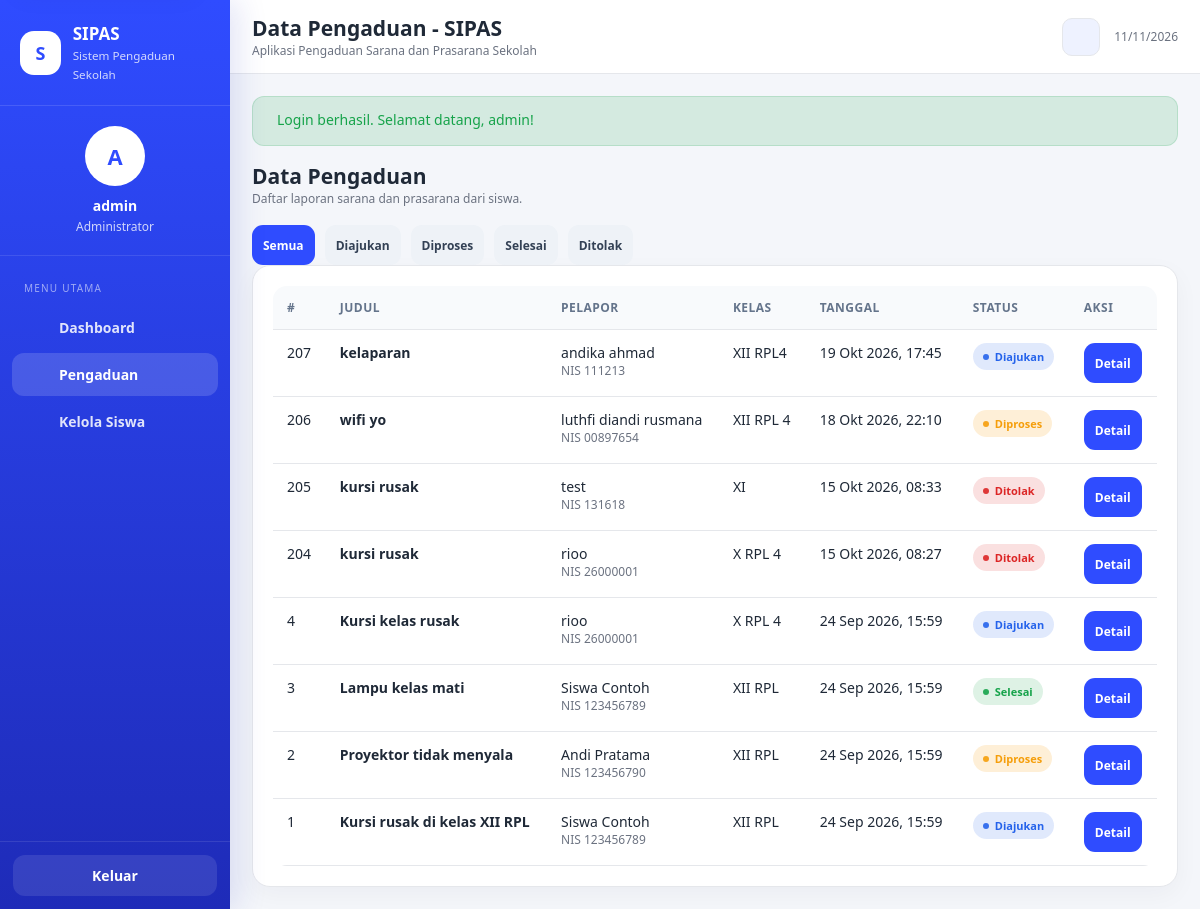
/index.php?page=admin-pengaduan (signed in), run on an earlier commit of the app's database.
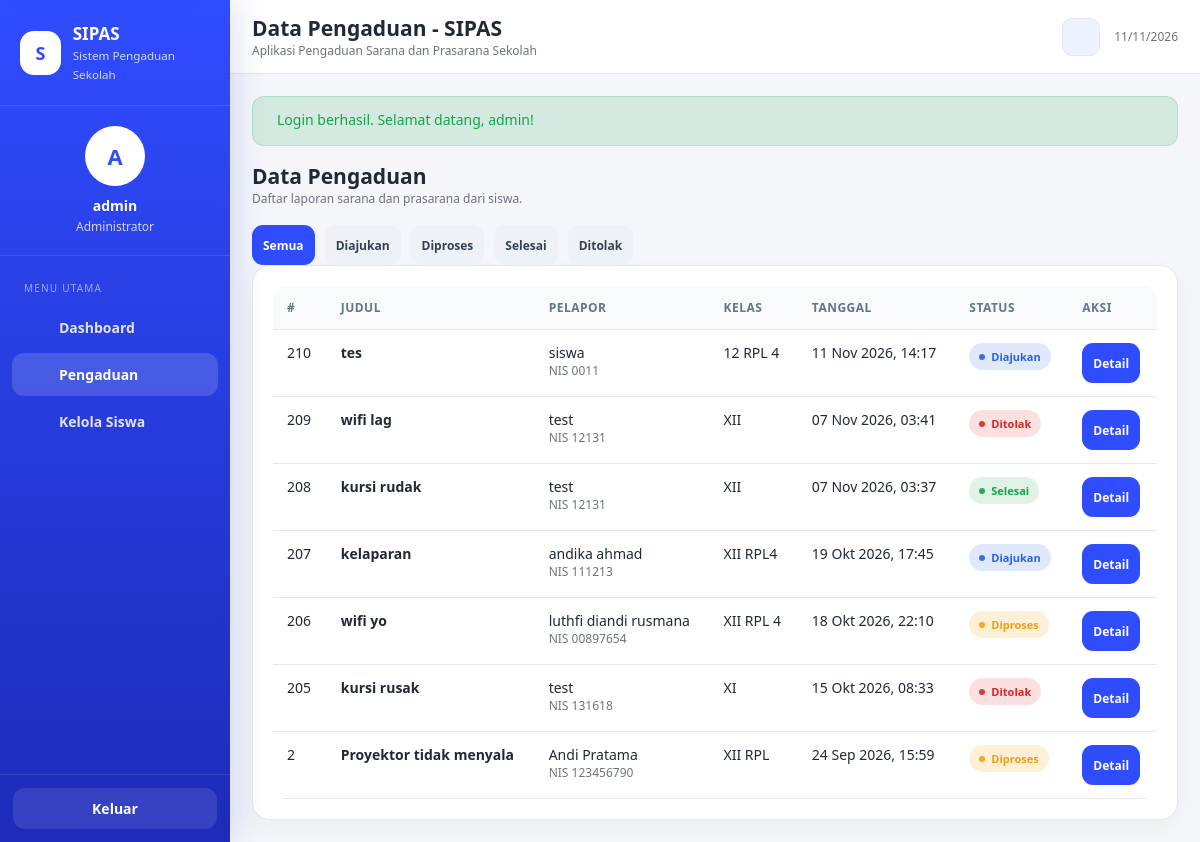
And on a later commit of the database.
### tables this page shows
CREATE TABLE `pengaduan` (
  `id_pengaduan` int(10) UNSIGNED NOT NULL,
  `id_siswa` int(10) UNSIGNED NOT NULL,
  `judul_pengaduan` varchar(150) NOT NULL,
  `isi_pengaduan` text NOT NULL,
  `foto_bukti` varchar(255) DEFAULT NULL,
  `tanggal_pengaduan` datetime NOT NULL DEFAULT current_timestamp(),
  `status` enum('Diajukan','Diproses','Selesai','Ditolak') NOT NULL DEFAULT 'Diajukan'
);

CREATE TABLE `siswa` (
  `id_siswa` int(10) UNSIGNED NOT NULL,
  `id_user` int(10) UNSIGNED NOT NULL,
  `nis` varchar(20) NOT NULL,
  `nama_siswa` varchar(100) NOT NULL,
  `kelas` varchar(30) NOT NULL
);

### controllers/PengaduanController.php (called while the page is built, shortened)
<?php
class PengaduanController
{
    private $pengaduan;
    public function __construct($db)
    {
        $this->pengaduan = new PengaduanModel($db);
    }
    public function adminIndex() {
        $allowed = ['Diajukan','Diproses','Selesai','Ditolak'];
        $status = (isset($_GET['status']) ? $_GET['status'] : '');
        if (!in_array($status, $allowed, true)) $status = '';
        view('admin/pengaduan', [
            'list' => $this->pengaduan->findAll($status),
            'status' => $status
        ]);
    }
}

### models/PengaduanModel.php (called while the page is built, shortened)
<?php
class PengaduanModel
{
    private $db;
    public function __construct($db)
    {
        $this->db = $db;
    }
    public function findAll($status = '') {
        $stmt = $this->db->query('SELECT p.*, s.nis, s.nama_siswa, s.kelas FROM pengaduan p INNER JOIN siswa s ON s.id_siswa = p.id_siswa ORDER BY p.tanggal_pengaduan DESC, p.id_pengaduan DESC');
        return $stmt->fetchAll();
    }
}

### views/admin/pengaduan.php (the view)
<?php
$title='Data Pengaduan - SIPAS'; $menu='pengaduan'; require __DIR__ . '/../layout/header.php'; ?>
<div class="page-actions">
    <div><h2>Data Pengaduan</h2><div class="small muted">Daftar laporan sarana dan prasarana dari siswa.</div></div>
</div>
<div class="toolbar filter-toolbar" aria-label="Filter status pengaduan">
    <a class="btn <?= $status === '' ? 'btn-primary' : 'btn-secondary' ?> btn-sm" href="index.php?page=admin-pengaduan">Semua</a>
    <?php   foreach(['Diajukan','Diproses','Selesai','Ditolak'] as $st): ?>
        <a class="btn <?= $status===$st ? 'btn-primary' : 'btn-secondary' ?> btn-sm" href="index.php?page=admin-pengaduan&status=<?= urlencode($st) ?>"><?= e($st) ?></a>
    <?php endforeach; ?>
</div>
<div class="card">
    <div class="card-body">
        <?php if (empty($list)): ?>
            <div class="empty-state">
                <div class="empty-state-icon"><?= uiIcon('report') ?></div>
                <h3>Tidak ada pengaduan</h3>
                <p><?= $status !== '' ? 'Belum ada pengaduan dengan status ini.' : 'Belum ada pengaduan yang tercatat di sistem.' ?></p>
                <?php if ($status !== ''): ?><a class="btn btn-secondary" href="index.php?page=admin-pengaduan">Tampilkan Semua</a><?php endif; ?>
            </div>
        <?php else: ?>
            <div class="table-wrap">
                <table class="table">
                    <thead><tr><th>#</th><th>Judul</th><th>Pelapor</th><th>Kelas</th><th>Tanggal</th><th>Status</th><th>Aksi</th></tr></thead>
                    <tbody>
                    <?php foreach($list as $item): ?>
                        <tr>
                            <td><?= (int)$item['id_pengaduan'] ?></td>
                            <td><strong><?= e($item['judul_pengaduan']) ?></strong></td>
                            <td><?= e($item['nama_siswa']) ?><div class="small muted">NIS <?= e($item['nis']) ?></div></td>
                            <td><?= e($item['kelas']) ?></td>
                            <td><?= e(formatTanggal($item['tanggal_pengaduan'])) ?></td>
                            <td><?= statusBadge($item['status']) ?></td>
                            <td><a class="btn btn-primary btn-sm" href="index.php?page=admin-detail&id=<?= (int)$item['id_pengaduan'] ?>">Detail</a></td>
                        </tr>
                    <?php endforeach; ?>
                    </tbody>
                </table>
            </div>
        <?php endif; ?>
    </div>
</div>
<?php require __DIR__ . '/../layout/footer.php'; ?>

### index.php (shortened to what this page needs)
<?php
require_once __DIR__ . '/helpers.php';
require_once __DIR__ . '/models/PengaduanModel.php';
require_once __DIR__ . '/controllers/PengaduanController.php';
$page = isset($_GET['page']) ? $_GET['page'] : (isset($_SESSION['id_user']) ? 'dashboard' : 'login');
$db = (new Database())->getConnection();
switch ($page) {
    case 'admin-pengaduan':
        (new PengaduanController($db))->adminIndex();
        break;
}

### views/layout/header.php (shortened to what this page needs)
<?php
$flash = flash();
$role = isset($_SESSION['role']) ? $_SESSION['role'] : null;
$name = isset($_SESSION['nama_siswa']) ? $_SESSION['nama_siswa'] : (isset($_SESSION['username']) ? $_SESSION['username'] : 'Pengguna');
$isAdmin = $role === 'admin';
$menu = isset($menu) ? $menu : '';
$title = isset($title) ? $title : 'SIPAS';
$flashClassMap = [
    'success' => 'alert-success',
    'danger' => 'alert-error',
    'error' => 'alert-error',
    'warning' => 'alert-warning',
    'info' => 'alert-info'
];
$flashClass = $flash ? (isset($flashClassMap[$flash['type']]) ? $flashClassMap[$flash['type']] : 'alert-info') : '';
?>
<!doctype html>
<html lang="id">
<head>
    <link rel="stylesheet" href="assets/style.css">
</head>
<body>
<?php if ($role): ?>
<div class="app">
    <aside class="sidebar" id="sipas-sidebar" aria-label="Navigasi utama">
        <div class="brand">
            <div class="brand-icon" aria-hidden="true">S</div>
            <div class="brand-copy">
                <strong>SIPAS</strong>
                <small>Sistem Pengaduan Sekolah</small>
            </div>
        </div>
        <div class="profile">
            <div class="avatar" aria-hidden="true"><?= e(strtoupper(substr($name, 0, 1))) ?></div>
            <div class="name"><?= e($name) ?></div>
            <div class="role"><?= $isAdmin ? 'Administrator' : 'Siswa' ?></div>
        </div>
        <nav class="nav">
            <div class="nav-title">Menu Utama</div>
            <a class="<?= $menu === 'dashboard' ? 'active' : '' ?>" href="index.php?page=dashboard" <?= $menu === 'dashboard' ? 'aria-current="page"' : '' ?>>
                <span class="ico"><?= uiIcon('home') ?></span><span>Dashboard</span>
            </a>
            <?php if ($isAdmin): ?>
                <a class="<?= $menu === 'pengaduan' ? 'active' : '' ?>" href="index.php?page=admin-pengaduan" <?= $menu === 'pengaduan' ? 'aria-current="page"' : '' ?>>
                    <span class="ico"><?= uiIcon('report') ?></span><span>Pengaduan</span>
                </a>
                <a class="<?= $menu === 'siswa' ? 'active' : '' ?>" href="index.php?page=kelola-siswa" <?= $menu === 'siswa' ? 'aria-current="page"' : '' ?>>
                    <span class="ico"><?= uiIcon('users') ?></span><span>Kelola Siswa</span>
                </a>
            <?php endif; ?>
        </nav>
        <div class="side-bottom">
            <a class="logout" href="index.php?page=logout">
                <?= uiIcon('logout') ?><span>Keluar</span>
            </a>
        </div>
    </aside>
    <main class="main" id="main-content">
        <header class="topbar">
            <div class="topbar-left">
                <div class="topbar-title">
                    <h1><?= e($title) ?></h1>
                    <div class="small muted">Aplikasi Pengaduan Sarana dan Prasarana Sekolah</div>
                </div>
            </div>
            <div class="topbar-right">
                <button class="theme-toggle" type="button" id="themeToggle" aria-label="Aktifkan tema gelap" aria-pressed="false">
                </button>
                <div class="small muted topbar-date"><?= e(date('d/m/Y')) ?></div>
            </div>
        </header>
        <section class="content">
            <?php if ($flash): ?>
                <div class="alert <?= e($flashClass) ?> toast" role="<?= $flash['type'] === 'danger' ? 'alert' : 'status' ?>" data-toast data-toast-auto="<?= $flash['type'] === 'success' ? 'true' : 'false' ?>">
                    <div class="alert-content"><?= e($flash['message']) ?></div>
                    <button class="alert-close" type="button" aria-label="Tutup notifikasi" data-toast-close><?= uiIcon('close') ?></button>
                </div>
            <?php endif; ?>
<?php endif; ?>

### helpers.php (shortened to what this page needs)
<?php
function e($value) {
    return htmlspecialchars((string) $value, ENT_QUOTES | ENT_SUBSTITUTE, 'UTF-8');
}
function formatTanggal($tanggal) {
    $ts = strtotime($tanggal);
    $bulan = [1=>'Jan','Feb','Mar','Apr','Mei','Jun','Jul','Agu','Sep','Okt','Nov','Des'];
    return date('d', $ts) . ' ' . $bulan[(int) date('n', $ts)] . ' ' . date('Y, H:i', $ts);
}
function statusBadge($status) {
    $map = [
        'Diajukan' => 'badge-info',
        'Diproses' => 'badge-warning',
        'Selesai' => 'badge-success',
        'Ditolak' => 'badge-danger',
    ];
    $class = isset($map[$status]) ? $map[$status] : 'badge-muted';
    return '<span class="badge ' . e($class) . '" role="status"><span class="badge-dot" aria-hidden="true"></span>' . e($status) . '</span>';
}
function flash($type = null, $message = null)
{
    $data = $_SESSION['flash'];
    return $data;
}
function view($file, $data = []) {
    extract($data);
    require __DIR__ . '/views/' . $file . '.php';
}

### views/layout/footer.php
<?php
if ($role): ?>
        </section>
    </main>
</div>
<?php else: ?>
</div>
<?php endif; ?>
</body>
</html>

What changed in the data, as far as the page shows it:
removed pengaduan: id_pengaduan "204", judul_pengaduan "kursi rusak", id_siswa.nama_siswa "rioo", id_siswa.nis "26000001", id_siswa.kelas "X RPL 4", tanggal_pengaduan "15 Okt 2026, 08:27", status "Ditolak"
removed pengaduan: id_pengaduan "4", judul_pengaduan "Kursi kelas rusak", id_siswa.nama_siswa "rioo", id_siswa.nis "26000001", id_siswa.kelas "X RPL 4", tanggal_pengaduan "24 Sep 2026, 15:59", status "Diajukan"
removed pengaduan: id_pengaduan "3", judul_pengaduan "Lampu kelas mati", id_siswa.nama_siswa "Siswa Contoh", id_siswa.nis "123456789", id_siswa.kelas "XII RPL", tanggal_pengaduan "24 Sep 2026, 15:59", status "Selesai"
removed pengaduan: id_pengaduan "1", judul_pengaduan "Kursi rusak di kelas XII RPL", id_siswa.nama_siswa "Siswa Contoh", id_siswa.nis "123456789", id_siswa.kelas "XII RPL", tanggal_pengaduan "24 Sep 2026, 15:59", status "Diajukan"
added pengaduan: id_pengaduan "210", judul_pengaduan "tes", id_siswa.nama_siswa "siswa", id_siswa.nis "0011", id_siswa.kelas "12 RPL 4", tanggal_pengaduan "11 Nov 2026, 14:17", status "Diajukan"
added pengaduan: id_pengaduan "209", judul_pengaduan "wifi lag", id_siswa.nama_siswa "test", id_siswa.nis "12131", id_siswa.kelas "XII", tanggal_pengaduan "07 Nov 2026, 03:41", status "Ditolak"
added pengaduan: id_pengaduan "208", judul_pengaduan "kursi rudak", id_siswa.nama_siswa "test", id_siswa.nis "12131", id_siswa.kelas "XII", tanggal_pengaduan "07 Nov 2026, 03:37", status "Selesai"
